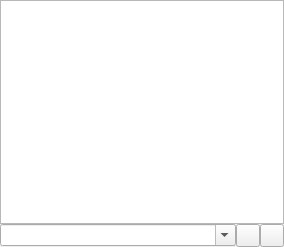
<?xml version="1.0" encoding="UTF-8"?>
<ui version="4.0">
 <class>ConsoleForm</class>
 <widget class="QWidget" name="ConsoleForm">
  <property name="geometry">
   <rect>
    <x>0</x>
    <y>0</y>
    <width>284</width>
    <height>247</height>
   </rect>
  </property>
  <property name="sizePolicy">
   <sizepolicy hsizetype="Preferred" vsizetype="Expanding">
    <horstretch>0</horstretch>
    <verstretch>0</verstretch>
   </sizepolicy>
  </property>
  <property name="windowTitle">
   <string/>
  </property>
  <layout class="QVBoxLayout" name="verticalLayout">
   <property name="spacing">
    <number>0</number>
   </property>
   <property name="sizeConstraint">
    <enum>QLayout::SetMaximumSize</enum>
   </property>
   <property name="leftMargin">
    <number>0</number>
   </property>
   <property name="topMargin">
    <number>0</number>
   </property>
   <property name="rightMargin">
    <number>0</number>
   </property>
   <property name="bottomMargin">
    <number>0</number>
   </property>
   <item>
    <widget class="QTextEdit" name="txtConsole">
     <property name="undoRedoEnabled">
      <bool>false</bool>
     </property>
     <property name="lineWrapMode">
      <enum>QTextEdit::NoWrap</enum>
     </property>
     <property name="html">
      <string>&lt;!DOCTYPE HTML PUBLIC &quot;-//W3C//DTD HTML 4.0//EN&quot; &quot;http://www.w3.org/TR/REC-html40/strict.dtd&quot;&gt;
&lt;html&gt;&lt;head&gt;&lt;meta name=&quot;qrichtext&quot; content=&quot;1&quot; /&gt;&lt;style type=&quot;text/css&quot;&gt;
p, li { white-space: pre-wrap; }
&lt;/style&gt;&lt;/head&gt;&lt;body style=&quot; font-family:'.SF NS Text'; font-size:13pt; font-weight:400; font-style:normal;&quot;&gt;
&lt;p style=&quot;-qt-paragraph-type:empty; margin-top:0px; margin-bottom:0px; margin-left:0px; margin-right:0px; -qt-block-indent:0; text-indent:0px;&quot;&gt;&lt;br /&gt;&lt;/p&gt;&lt;/body&gt;&lt;/html&gt;</string>
     </property>
     <property name="textInteractionFlags">
      <set>Qt::TextSelectableByKeyboard|Qt::TextSelectableByMouse</set>
     </property>
    </widget>
   </item>
   <item>
    <layout class="QHBoxLayout" name="horizontalLayout_7" stretch="0,0,0">
     <property name="spacing">
      <number>0</number>
     </property>
     <property name="sizeConstraint">
      <enum>QLayout::SetMinimumSize</enum>
     </property>
     <item>
      <widget class="QComboBox" name="cboCommand">
       <property name="sizePolicy">
        <sizepolicy hsizetype="Expanding" vsizetype="Fixed">
         <horstretch>0</horstretch>
         <verstretch>0</verstretch>
        </sizepolicy>
       </property>
       <property name="editable">
        <bool>true</bool>
       </property>
       <property name="maxVisibleItems">
        <number>5</number>
       </property>
       <property name="maxCount">
        <number>10</number>
       </property>
       <property name="insertPolicy">
        <enum>QComboBox::InsertAtTop</enum>
       </property>
      </widget>
     </item>
     <item>
      <widget class="QToolButton" name="commandSendButton">
       <property name="sizePolicy">
        <sizepolicy hsizetype="Minimum" vsizetype="Minimum">
         <horstretch>0</horstretch>
         <verstretch>0</verstretch>
        </sizepolicy>
       </property>
       <property name="minimumSize">
        <size>
         <width>0</width>
         <height>0</height>
        </size>
       </property>
       <property name="baseSize">
        <size>
         <width>0</width>
         <height>0</height>
        </size>
       </property>
       <property name="toolTip">
        <string>Send command</string>
       </property>
       <property name="icon">
        <iconset resource="../Resources/Images.qrc">
         <normaloff>:/Images/SVG/paper-plane.svg</normaloff>:/Images/SVG/paper-plane.svg</iconset>
       </property>
       <property name="iconSize">
        <size>
         <width>16</width>
         <height>16</height>
        </size>
       </property>
      </widget>
     </item>
     <item>
      <widget class="QToolButton" name="consoleClearButton">
       <property name="sizePolicy">
        <sizepolicy hsizetype="Minimum" vsizetype="Minimum">
         <horstretch>0</horstretch>
         <verstretch>0</verstretch>
        </sizepolicy>
       </property>
       <property name="minimumSize">
        <size>
         <width>0</width>
         <height>0</height>
        </size>
       </property>
       <property name="baseSize">
        <size>
         <width>0</width>
         <height>0</height>
        </size>
       </property>
       <property name="toolTip">
        <string>Clear console</string>
       </property>
       <property name="icon">
        <iconset resource="../Resources/Images.qrc">
         <normaloff>:/Images/PNG/erase.png</normaloff>:/Images/PNG/erase.png</iconset>
       </property>
       <property name="iconSize">
        <size>
         <width>16</width>
         <height>16</height>
        </size>
       </property>
      </widget>
     </item>
    </layout>
   </item>
  </layout>
 </widget>
 <resources>
  <include location="../Resources/Images.qrc"/>
 </resources>
 <connections/>
</ui>
